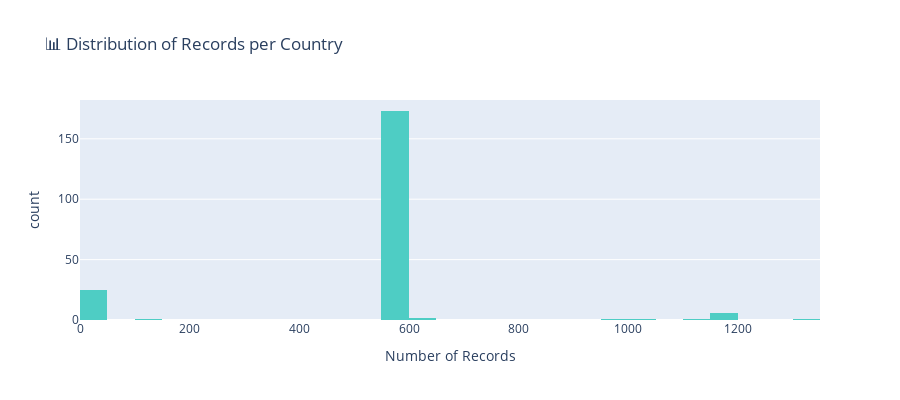

The code cell stored with this chart in its notebook:
### Code cell
# Visualize data distribution by country
fig = px.histogram(
    x=country_counts.values,
    nbins=30,
    title='📊 Distribution of Records per Country',
    labels={'x': 'Number of Records', 'y': 'Number of Countries'}
)
fig.update_traces(marker_color='#4ECDC4')
fig.update_layout(height=400)
fig.show()

### Figure 1 — Plotly figure (JSON) as saved in the notebook; plotly's stock layout.template omitted (floating-point values rounded to 4 significant figures; data arrays with more than 128 entries replaced by an {"elided": "..."} marker saying what was removed)
{"data": [{"bingroup": "x", "hovertemplate": "Number of Records=%{x}<br>count=%{y}<extra></extra>", "legendgroup": "", "marker": {"color": "#4ECDC4", "pattern": {"shape": ""}}, "name": "", "nbinsx": 30, "orientation": "v", "showlegend": false, "type": "histogram", "x": {"elided": "211 int values"}, "xaxis": "x", "yaxis": "y"}], "layout": {"barmode": "relative", "height": 400, "legend": {"tracegroupgap": 0}, "title": {"text": "📊 Distribution of Records per Country"}, "xaxis": {"anchor": "y", "domain": [0, 1], "title": {"text": "Number of Records"}}, "yaxis": {"anchor": "x", "domain": [0, 1], "title": {"text": "count"}}}}
